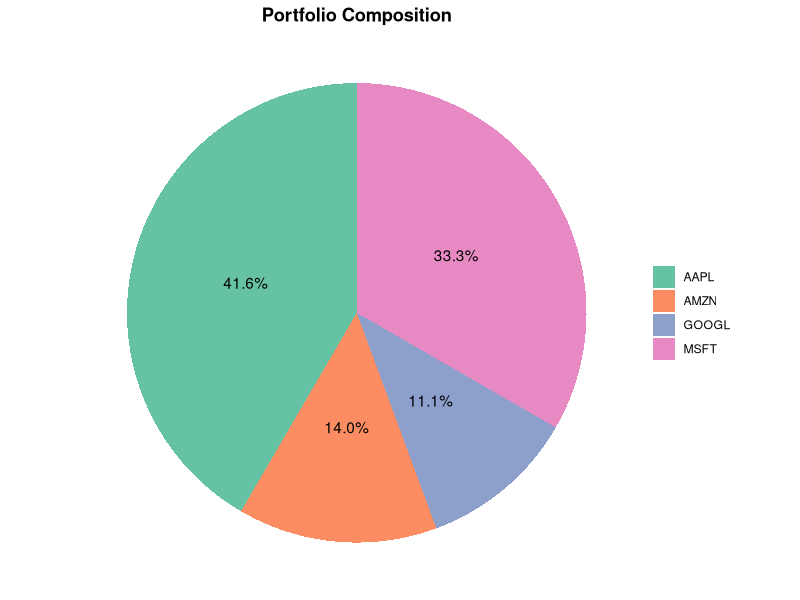
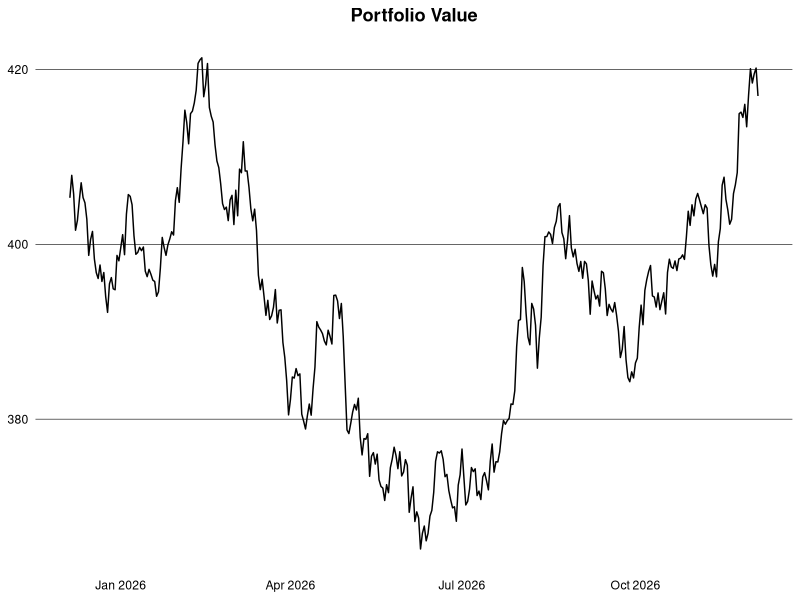
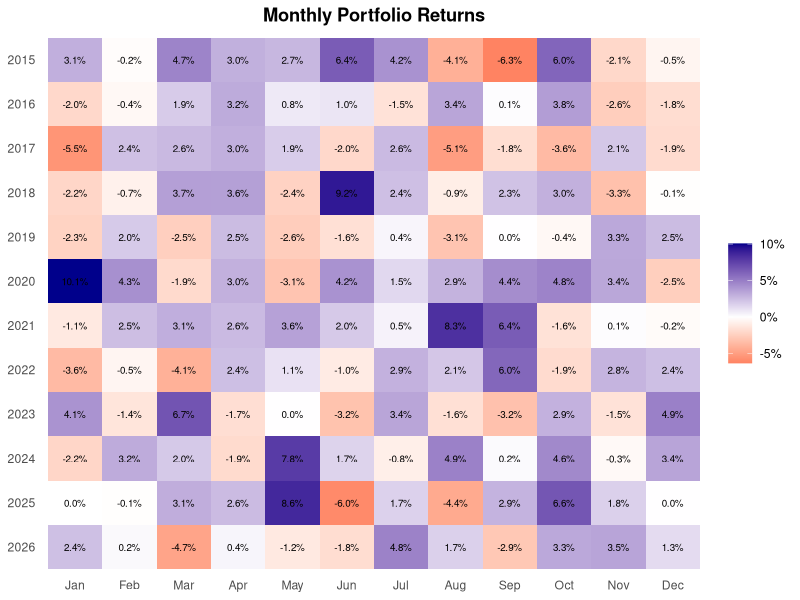
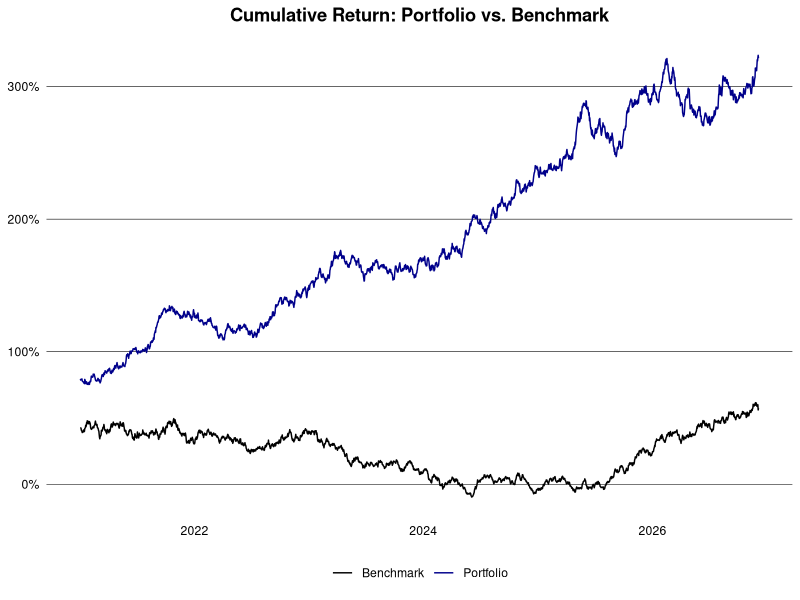
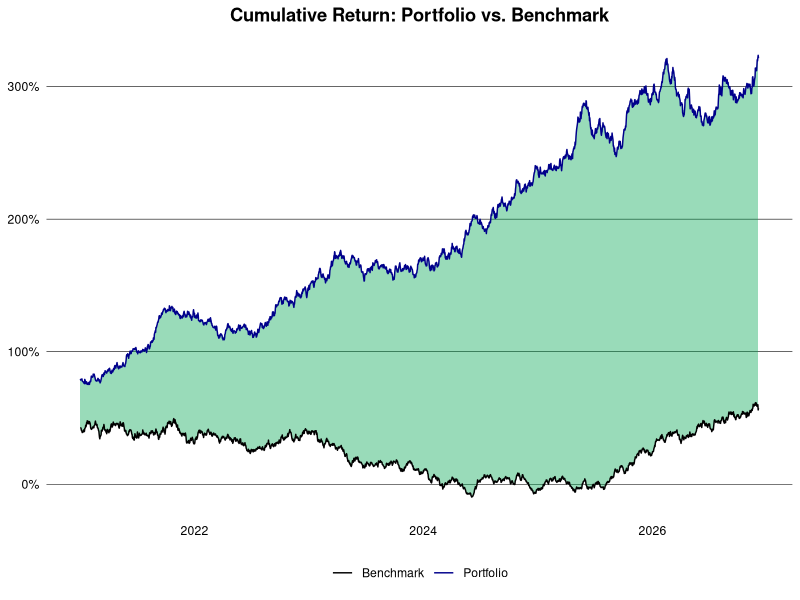
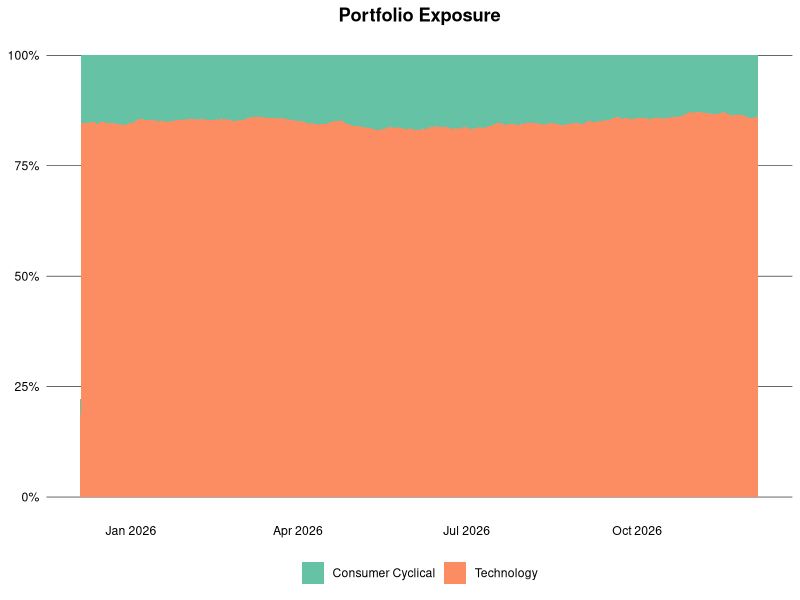

Recreate these plots in R, in order. (Note: this script raises an error after producing the figures.)
## ---- chunk 1
library(clock)
library(data.table)
library(ggplot2)
options(datatable.week = "sequential")
## ---- chunk 2
set.seed(1994)

generate_prices = function(ticker, start_date, end_date) {
  dates = seq(as.Date(start_date), as.Date(end_date), by = "1 day")
  n = length(dates)
  prices = cumprod(1 + rnorm(n, mean = 0.0005, sd = 0.01)) * 100
  data.table(
    ticker = ticker,
    date = dates,
    price = prices
  )
}

generate_benchmark = function(start_date, end_date) {
  dates = seq(as.Date(start_date), as.Date(end_date), by = "1 day")
  n = length(dates)
  prices = cumprod(1 + rnorm(n, mean = 0.0003, sd = 0.008)) * 3000
  data.table(
    ticker = "SP500",
    date = dates,
    price = prices
  )
}

ticker = c("AAPL", "GOOGL", "MSFT", "AMZN")
start_date = "2015-01-01"
end_date = Sys.Date()

dt = rbindlist(lapply(ticker, generate_prices, start_date, end_date))
alloc = data.table(
  ticker = ticker,
  weight = c(0.4, 0.3, 0.2, 0.1),
  sector = c("Technology", "Technology", "Technology", "Consumer Cyclical"),
  country = c("USA", "USA", "USA", "USA")
)
dt = dt[alloc, on = "ticker"]
head(dt)
## ---- chunk 3
holdings = dt |>
  _[,
    .(start_price = first(price), current_price = last(price), weight = first(weight)),
    by = ticker
  ] |>
  _[, let(
    value = current_price * weight,
    abs_change = current_price - start_price,
    rel_change = current_price / start_price - 1
  )] |>
  _[, rel_weight := value / sum(value)]
holdings
## ---- chunk 4
#| dpi = 300
ggplot(holdings, aes(x = "", y = rel_weight, fill = ticker)) +
  geom_col(width = 1) +
  coord_polar(theta = "y") +
  geom_text(
    aes(label = scales::percent(rel_weight, accuracy = 0.1)),
    position = position_stack(vjust = 0.5)
  ) +
  scale_fill_brewer(palette = "Set2") +
  labs(title = "Portfolio Composition") +
  theme_void() +
  theme(
    plot.title = element_text(face = "bold", hjust = 0.5),
    legend.title = element_blank()
  )
## ---- chunk 5
logret = function(x) {
  x = log(x)
  x - shift(x)
}

dt = dt |>
  setorder(ticker, date) |>
  _[, let(ret = price / shift(price) - 1, log_ret = logret(price)), by = ticker] |>
  na.omit("ret") |>
  _[, let(wret = ret * weight, value = price * weight)]
head(dt)
## ---- chunk 6
#| dpi = 300
dt |>
  _[date >= add_months(end_date, -12L), .(value = sum(value)), by = date] |>
  ggplot(aes(x = date, y = value)) +
  geom_line() +
  theme_minimal() +
  theme(
    plot.title = element_text(face = "bold", hjust = 0.5),
    panel.grid.major.y = element_line(color = "black", linewidth = 0.2),
    panel.grid.major.x = element_blank(),
    panel.grid.minor = element_blank(),
    axis.text = element_text(color = "black"),
    axis.title = element_blank()
  ) +
  labs(title = "Portfolio Value")
## ---- chunk 7
ret_week = dt[, .(ret = prod(1 + ret) - 1), by = .(ticker, year(date), week(date))]
ret_month = dt[, .(ret = prod(1 + ret) - 1), by = .(ticker, yearmon(date))]
ret_year = dt[, .(ret = prod(1 + ret) - 1), by = .(ticker, year(date))]
head(ret_year)
## ---- chunk 8
port_ret_week = dt[, .(ret = prod(1 + wret) - 1), by = .(year(date), week(date))]
port_ret_month = dt[, .(ret = prod(1 + wret) - 1), by = .(yearmon(date))]
port_ret_year = dt[, .(ret = prod(1 + wret) - 1), by = year(date)]
head(port_ret_year)
## ---- chunk 9
#| dpi = 300
port_ret_month_dt = dt[,
  .(ret = prod(1 + wret) - 1),
  by = .(year = year(date), month = month(date))
]

ggplot(
  port_ret_month_dt,
  aes(x = factor(month), y = factor(year, levels = rev(unique(year))), fill = ret)
) +
  geom_tile() +
  geom_text(aes(label = scales::percent(ret, accuracy = 0.1)), size = 2.5) +
  scale_fill_gradient2(
    low = "#FF0000",
    mid = "white",
    high = "darkblue",
    midpoint = 0,
    labels = scales::label_percent()
  ) +
  scale_x_discrete(labels = month.abb) +
  labs(title = "Monthly Portfolio Returns") +
  theme_minimal() +
  theme(
    plot.title = element_text(face = "bold", hjust = 0.5),
    axis.title = element_blank(),
    panel.grid = element_blank(),
    legend.title = element_blank()
  )
## ---- chunk 10
bmr = generate_benchmark(start_date, end_date) |>
  setorder(date) |>
  _[, ret := price / shift(price) - 1] |>
  na.omit("ret")

port = dt |>
  _[, .(ret = prod(1 + wret) - 1, ticker = "Portfolio"), by = date] |>
  rbind(bmr[, .(ticker, date, ret)]) |>
  setorder(ticker, date) |>
  _[, cum_ret := cumprod(1 + ret) - 1, by = ticker] |>
  _[, ticker := replace(ticker, ticker != "Portfolio", "Benchmark")]
## ---- chunk 11
#| dpi = 300
port |>
  _[date > "2021-01-01"] |>
  ggplot(aes(x = date, y = cum_ret, color = ticker)) +
  geom_line() +
  theme_minimal() +
  theme(
    plot.title = element_text(face = "bold", hjust = 0.5),
    panel.grid.major.y = element_line(color = "black", linewidth = 0.2),
    panel.grid.major.x = element_blank(),
    panel.grid.minor = element_blank(),
    axis.text = element_text(color = "black"),
    axis.title = element_blank(),
    legend.title = element_blank(),
    legend.position = "bottom"
  ) +
  scale_color_manual(values = c("Portfolio" = "darkblue", "Benchmark" = "black")) +
  scale_y_continuous(labels = scales::label_percent(accuracy = 2)) +
  labs(title = "Cumulative Return: Portfolio vs. Benchmark")
## ---- chunk 12
#| dpi = 300
perf = port |>
  dcast(date ~ ticker, value.var = "cum_ret") |>
  setnames(tolower) |>
  _[, diff := portfolio - benchmark]

perf |>
  _[date > "2021-01-01"] |>
  ggplot(aes(x = date)) +
  geom_ribbon(
    aes(
      ymin = pmin(portfolio, benchmark),
      ymax = pmax(portfolio, benchmark),
      fill = diff > 0
    ),
    alpha = 0.4,
    show.legend = FALSE
  ) +
  geom_line(aes(y = portfolio, color = "Portfolio")) +
  geom_line(aes(y = benchmark, color = "Benchmark")) +
  scale_color_manual(values = c("Portfolio" = "darkblue", "Benchmark" = "black")) +
  scale_fill_manual(values = c("TRUE" = "#00A651", "FALSE" = "#FF0000")) +
  scale_y_continuous(labels = scales::label_percent(accuracy = 2L)) +
  labs(title = "Cumulative Return: Portfolio vs. Benchmark") +
  theme_minimal() +
  theme(
    plot.title = element_text(face = "bold", hjust = 0.5),
    panel.grid.major.y = element_line(color = "black", linewidth = 0.2),
    panel.grid.major.x = element_blank(),
    panel.grid.minor = element_blank(),
    axis.text = element_text(color = "black"),
    axis.title = element_blank(),
    legend.title = element_blank(),
    legend.position = "bottom"
  )
## ---- chunk 13
exposure = dt |>
  _[, .(value = sum(value)), by = .(date, sector)] |>
  _[, weight := value / sum(value), by = date]
head(exposure)
## ---- chunk 14
#| dpi = 300
exposure |>
  _[date >= add_months(end_date, -12L)] |>
  ggplot(aes(x = date, y = weight, fill = sector)) +
  geom_area() +
  scale_y_continuous(labels = scales::label_percent()) +
  scale_fill_brewer(palette = "Set2") +
  labs(title = "Portfolio Exposure") +
  theme_minimal() +
  theme(
    plot.title = element_text(face = "bold", hjust = 0.5),
    panel.grid.major.y = element_line(color = "black", linewidth = 0.2),
    panel.grid.major.x = element_blank(),
    panel.grid.minor = element_blank(),
    axis.text = element_text(color = "black"),
    axis.title = element_blank(),
    legend.title = element_blank(),
    legend.position = "bottom"
  )
## ---- chunk 15
vola = dt |>
  _[, .(daily_vola = sd(log_ret)), by = .(ticker, year(date))] |>
  _[, let(
    weekly_vola = daily_vola * sqrt(5),
    monthly_vola = daily_vola * sqrt(21),
    yearly_vola = daily_vola * sqrt(252)
  )]
head(vola)
## ---- chunk 16
#| dpi = 300
window = 63L # ~3 months
port_daily = dt[, .(ret = sum(wret)), by = date]
port_daily[, roll_vola := frollsd(ret, window) * sqrt(252)]

port_daily |>
  na.omit("roll_vola") |>
  ggplot(aes(x = date, y = roll_vola)) +
  geom_line() +
  scale_y_continuous(labels = scales::label_percent()) +
  labs(title = "Rolling Annualized Volatility (63-day)") +
  theme_minimal() +
  theme(
    plot.title = element_text(face = "bold", hjust = 0.5),
    panel.grid.major.y = element_line(color = "black", linewidth = 0.2),
    panel.grid.major.x = element_blank(),
    panel.grid.minor = element_blank(),
    axis.text = element_text(color = "black"),
    axis.title = element_blank()
  )
## ---- chunk 17
rf = 0.04 / 252 # daily risk-free rate (assuming 4% annual)
port_daily = dt[, .(ret = sum(wret)), by = date]
sharpe = port_daily[, (mean(ret) - rf) / sd(ret) * sqrt(252)]
sharpe
## ---- chunk 18
sortino = port_daily[, (mean(ret) - rf) / sd(pmin(ret - rf, 0)) * sqrt(252)]
sortino
## ---- chunk 19
port_daily[, .(VaR_95 = quantile(ret, 0.05), VaR_99 = quantile(ret, 0.01))]
## ---- chunk 20
port_daily[, .(
  CVaR_95 = mean(ret[ret <= quantile(ret, 0.05)]),
  CVaR_99 = mean(ret[ret <= quantile(ret, 0.01)])
)]
## ---- chunk 21
wgt = alloc$weight
cov_mat = dt |>
  dcast(date ~ ticker, value.var = "log_ret") |>
  _[, date := NULL] |>
  cov(use = "pairwise.complete.obs")
port_risk = as.numeric(sqrt(t(wgt) %*% cov_mat %*% wgt))
port_risk
## ---- chunk 22
drawdown = copy(dt) |>
  _[, cum_ret := cumprod(1 + ret) - 1, by = ticker] |>
  _[, drawdown := (cum_ret - cummax(cum_ret)), by = ticker]
head(drawdown)
## ---- chunk 23
drawdown = dt |>
  _[, .(wret = sum(wret)), by = date] |>
  _[, cum_ret := cumprod(1 + wret) - 1] |>
  _[, drawdown := (cum_ret - cummax(cum_ret))]
head(drawdown)
## ---- chunk 24
drawdown[drawdown < 0, .(min_drawdown = min(drawdown), avg_drawdown = mean(drawdown))]
## ---- chunk 25
calmar = port_daily[, (mean(ret) * 252) / abs(drawdown[, min(drawdown)])]
calmar
## ---- chunk 26
te = dt |>
  _[, .(port_ret = sum(wret)), by = date] |>
  _[bmr[, .(date, bmr_ret = ret)], on = "date", nomatch = NULL] |>
  _[, diff := port_ret - bmr_ret]

te[, .(
  daily_te = sd(diff),
  annual_te = sd(diff) * sqrt(252)
)]
## ---- chunk 27
te[, mean(diff) / sd(diff) * sqrt(252)]
## ---- chunk 28
fit = te[, lm(port_ret ~ bmr_ret)]
coefs = coef(fit)
data.table(alpha = coefs[1L] * 252, beta = coefs[2L])
## ---- chunk 29
cor_mat = dt |>
  dcast(date ~ ticker, value.var = "log_ret") |>
  _[, date := NULL] |>
  cor(use = "pairwise.complete.obs")
round(cor_mat, 3)
## ---- chunk 30
#| dpi = 300
cor_dt = as.data.table(cor_mat, keep.rownames = "ticker1") |>
  melt(id.vars = "ticker1", variable.name = "ticker2", value.name = "cor")

ggplot(cor_dt, aes(x = ticker1, y = ticker2, fill = cor)) +
  geom_tile() +
  geom_text(aes(label = round(cor, 2)), size = 3) +
  scale_fill_gradient2(low = "#FF0000", mid = "white", high = "darkblue", midpoint = 0) +
  labs(title = "Correlation Matrix") +
  theme_minimal() +
  theme(
    plot.title = element_text(face = "bold", hjust = 0.5),
    axis.title = element_blank(),
    panel.grid = element_blank()
  )
